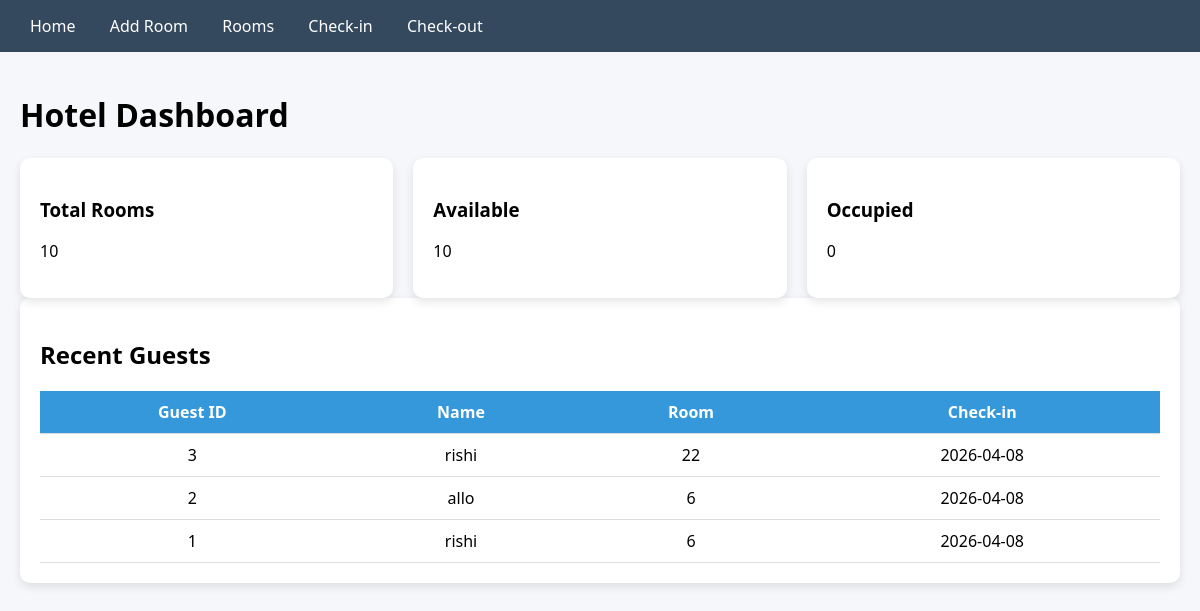
The page / on the database its author committed.
### tables this page shows
CREATE TABLE guests (
    guest_id INTEGER PRIMARY KEY AUTOINCREMENT,
    name TEXT,
    phone TEXT,
    room_id INTEGER,
    checkin_date TEXT,
    checkout_date TEXT,
    total_bill INTEGER
);

### app.py (the view)
@app.route('/')
def index():
    db = get_db()
    total_rooms = db.execute("SELECT COUNT(*) FROM rooms").fetchone()[0]
    available = db.execute("SELECT COUNT(*) FROM rooms WHERE status='Available'").fetchone()[0]
    occupied = db.execute("SELECT COUNT(*) FROM rooms WHERE status='Occupied'").fetchone()[0]
    guests = db.execute("SELECT * FROM guests ORDER BY guest_id DESC LIMIT 5").fetchall()
    return render_template('index.html',
                           total_rooms=total_rooms,
                           available=available,
                           occupied=occupied,
                           guests=guests)

### app.py (called while the page is built)
def get_db():
    return sqlite3.connect("database.db")

### templates/index.html
{% extends 'base.html' %}
{% block content %}
<h1>Hotel Dashboard</h1>
<div class="cards">
<div class="card">
<h3>Total Rooms</h3>
<p>{{ total_rooms }}</p>
</div>
<div class="card">
<h3>Available</h3>
<p>{{ available }}</p>
</div>
<div class="card">
<h3>Occupied</h3>
<p>{{ occupied }}</p>
</div>
</div>
<div class="card">
<h2>Recent Guests</h2>
<table>
<tr>
<th>Guest ID</th>
<th>Name</th>
<th>Room</th>
<th>Check-in</th>
</tr>
{% for g in guests %}
<tr>
<td>{{ g[0] }}</td>
<td>{{ g[1] }}</td>
<td>{{ g[3] }}</td>
<td>{{ g[4] }}</td>
</tr>
{% endfor %}
</table>
</div>
{% endblock %}

### static/style.css (style rules this page uses)
body { font-family: 'Segoe UI'; margin: 0; background: #f5f7fa; }
.cards { display: flex; gap: 20px; }
.card { background: white; padding: 20px; border-radius: 10px; flex: 1; box-shadow: 0px 4px 10px rgba(0,0,0,0.1); }
table { width: 100%; border-collapse: collapse; margin-top: 15px; }
th { background: #3498db; color: white; }
td, th { padding: 10px; border-bottom: 1px solid #ddd; text-align: center; }

### rows shown on the page
guests: guest_id "3", name "rishi", room "22", checkin_date "2026-04-08"
guests: guest_id "2", name "allo", room "6", checkin_date "2026-04-08"
guests: guest_id "1", name "rishi", room "6", checkin_date "2026-04-08"

### other values the page prints
{{ total_rooms }} "10"
{{ available }} "10"
{{ occupied }} "0"
